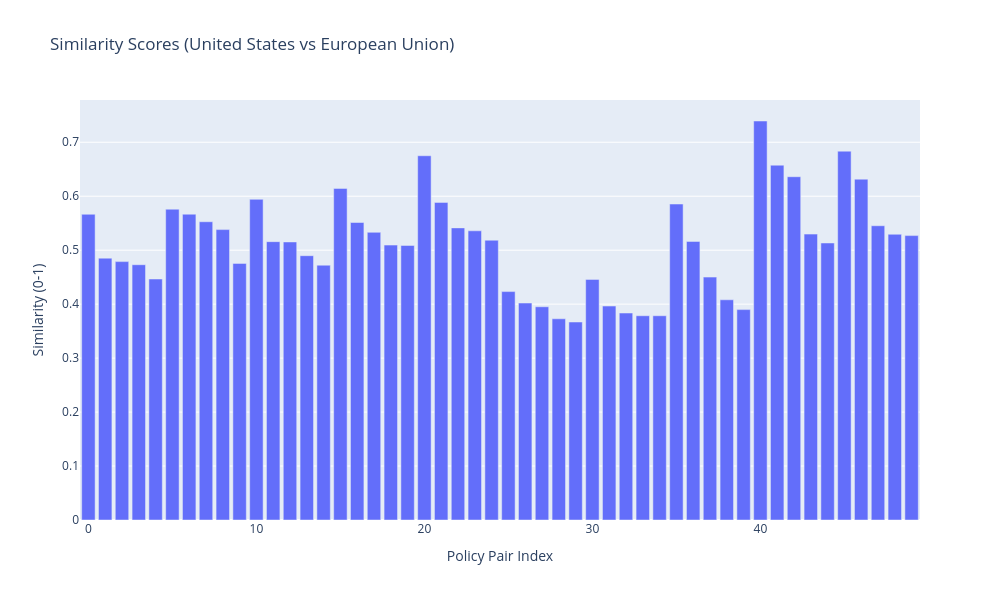

The notebook cell this image was saved under:
### Markdown cell above
### 4.1 Cross-Country Policy Comparison (Using Embeddings & Similarity Scores)
Cross-country policy comparison utilizes sentence embeddings and similarity scores to assess the alignment of climate policies across different nations. This process begins with preprocessing, where policy documents are tokenized, cleaned, and structured for NLP analysis. Next, these texts are converted into numerical vector representations using a Sentence Transformer model such as all-MiniLM-L6-v2, enabling computational comparison. The FAISS (Facebook AI Similarity Search) framework then computes cosine similarity scores, measuring how closely related policies from various countries are. Once similarity scores are determined, highly similar policies are clustered, allowing researchers to conduct comparative assessments of policy structures, regulatory frameworks, and best practices. This approach helps answer key questions such as: How similar are the emission reduction policies of the EU and the US? Which countries have policies that align with the Paris Agreement? Are developing nations adopting policies similar to those of developed countries? The integration of sentence embeddings, FAISS indexing, and similarity scoring establishes an efficient and scalable method for real-time policy comparison, enabling data-driven insights into global climate strategies.

### Code cell
import os
import re
import warnings
import logging

import pandas as pd
import faiss
from sentence_transformers import SentenceTransformer
import plotly.express as px


os.environ["TF_CPP_MIN_LOG_LEVEL"] = "3"
warnings.filterwarnings("ignore")
logging.getLogger("transformers").setLevel(logging.ERROR)
logging.getLogger("sentence_transformers").setLevel(logging.ERROR)
logging.getLogger("tensorflow").setLevel(logging.ERROR)


INPUT_FILE = "Data/Preprocessed_Climate_Policy.xlsx"
TEXT_COLUMNS = ["processed_text", "lemmatized_text", "summary", "translated_text", "clean_text", "content", "text", "policy_text"]

EMBED_MODEL = "sentence-transformers/all-MiniLM-L6-v2"
TOP_K_COMPARE = 5


df = pd.read_excel(INPUT_FILE)

text_col = next((c for c in TEXT_COLUMNS if c in df.columns), None)
if not text_col:
    raise ValueError("No suitable text column found for processing.")

df[text_col] = df[text_col].astype(str).fillna("")


embedder = SentenceTransformer(EMBED_MODEL)
embeddings = embedder.encode(df[text_col].tolist(), convert_to_numpy=True, show_progress_bar=False)

index = faiss.IndexFlatL2(embeddings.shape[1])
index.add(embeddings)


FOLDER_GROUP = {
    "NASA": "United States",
    "NOAA": "United States",
    "EEA": "European Union",
    "UNFCCC": "Global",
    "World bank": "Global",
    "WRI": "Global",
    "Climate Policy Database": "Global",
    "Climate watch": "Global",
    "IPCC_AR6_Reports": "Global",
    "Google Scholar": "Global",
    "arxiv": "Global",
}

ALIASES = {
    "u.s.": "United States",
    "us": "United States",
    "usa": "United States",
    "united states of america": "United States",
    "eu": "European Union",
    "europe": "European Union",
    "european commission": "European Union",
}


COUNTRY_PATTERN = re.compile(
    r"\b("
    r"United States|United States of America|U\.S\.|USA|US|"
    r"European Union|EU|Europe|European Commission|"
    r"France|Germany|China|India|Japan|Canada|Australia|Brazil|Russia|"
    r"South Africa|Mexico|Italy|Spain|Netherlands|Sweden|Denmark|Norway|Finland"
    r")\b",
    flags=re.IGNORECASE,
)


def normalize_label(x: str) -> str:
    x = "" if pd.isna(x) else str(x).strip()
    k = x.casefold()
    return ALIASES.get(k, x)


def ensure_group_column(frame: pd.DataFrame) -> pd.DataFrame:
    out = frame.copy()

    if "group" in out.columns:
        out["group"] = out["group"].astype(str).apply(normalize_label)
        return out

    groups = []
    for _, row in out.iterrows():
        txt = str(row.get(text_col, ""))

        m = COUNTRY_PATTERN.search(txt)
        if m:
            groups.append(normalize_label(m.group(0)))
            continue

        src = str(row.get("source", "")).strip()
        groups.append(FOLDER_GROUP.get(src, "Global"))

    out["group"] = pd.Series(groups).apply(normalize_label)
    return out


def cross_group_policy_comparison(group_a: str, group_b: str, top_k: int = TOP_K_COMPARE) -> pd.DataFrame:
    frame = ensure_group_column(df)

    a = normalize_label(group_a)
    b = normalize_label(group_b)

    a_texts = frame.loc[frame["group"].str.casefold() == a.casefold(), text_col].tolist()
    b_texts = frame.loc[frame["group"].str.casefold() == b.casefold(), text_col].tolist()

    if not a_texts or not b_texts:
        available = sorted(frame["group"].dropna().unique().tolist())
        raise ValueError(f"No policies found for one or both groups. Available groups: {available}")

    a_emb = embedder.encode(a_texts, convert_to_numpy=True, show_progress_bar=False)
    b_emb = embedder.encode(b_texts, convert_to_numpy=True, show_progress_bar=False)

    b_index = faiss.IndexFlatL2(b_emb.shape[1])
    b_index.add(b_emb)
    distances, indices = b_index.search(a_emb, top_k)

    rows = []
    for i, a_policy in enumerate(a_texts):
        for j in range(top_k):
            d = float(distances[i][j])
            sim = 1.0 / (1.0 + max(d, 0.0))
            rows.append(
                {
                    "Group 1": a,
                    "Policy 1": a_policy,
                    "Group 2": b,
                    "Policy 2": b_texts[int(indices[i][j])],
                    "Similarity Score": sim,
                }
            )

    return pd.DataFrame(rows)


group_a = "United States"
group_b = "European Union"

comparison_results = cross_group_policy_comparison(group_a, group_b, top_k=TOP_K_COMPARE)

fig = px.bar(
    comparison_results.reset_index(drop=True),
    x=comparison_results.reset_index(drop=True).index,
    y="Similarity Score",
    title="Similarity Scores (United States vs European Union)",
    labels={"Similarity Score": "Similarity (0-1)", "x": "Policy Pair Index"},
)
fig.update_layout(height=600, width=1000)
fig.show()

comparison_results.head(10)

### Figure 1 — Plotly figure (JSON) as saved in the notebook; plotly's stock layout.template omitted (floating-point values rounded to 4 significant figures)
{"data": [{"alignmentgroup": "True", "hovertemplate": "Policy Pair Index=%{x}<br>Similarity (0-1)=%{y}<extra></extra>", "legendgroup": "", "marker": {"color": "#636efa", "pattern": {"shape": ""}}, "name": "", "offsetgroup": "", "orientation": "v", "showlegend": false, "textposition": "auto", "type": "bar", "x": [0, 1, 2, 3, 4, 5, 6, 7, 8, 9, 10, 11, 12, 13, 14, 15, 16, 17, 18, 19, 20, 21, 22, 23, 24, 25, 26, 27, 28, 29, 30, 31, 32, 33, 34, 35, 36, 37, 38, 39, 40, 41, 42, 43, 44, 45, 46, 47, 48, 49], "xaxis": "x", "y": [0.5665, 0.4853, 0.4788, 0.4731, 0.4466, 0.576, 0.5667, 0.5527, 0.5382, 0.4755, 0.5943, 0.5158, 0.5153, 0.4898, 0.4722, 0.6145, 0.5513, 0.5331, 0.5095, 0.5088, 0.675, 0.5886, 0.5413, 0.5359, 0.5185, 0.4233, 0.4021, 0.3951, 0.3729, 0.3669, 0.4459, 0.3965, 0.3836, 0.3785, 0.3785, 0.5856, 0.5163, 0.4501, 0.4081, 0.3899, 0.7394, 0.6575, 0.6362, 0.5298, 0.5133, 0.6835, 0.6316, 0.5453, 0.5295, 0.527], "yaxis": "y"}], "layout": {"barmode": "relative", "height": 600, "legend": {"tracegroupgap": 0}, "title": {"text": "Similarity Scores (United States vs European Union)"}, "width": 1000, "xaxis": {"anchor": "y", "domain": [0, 1], "title": {"text": "Policy Pair Index"}}, "yaxis": {"anchor": "x", "domain": [0, 1], "title": {"text": "Similarity (0-1)"}}}}
